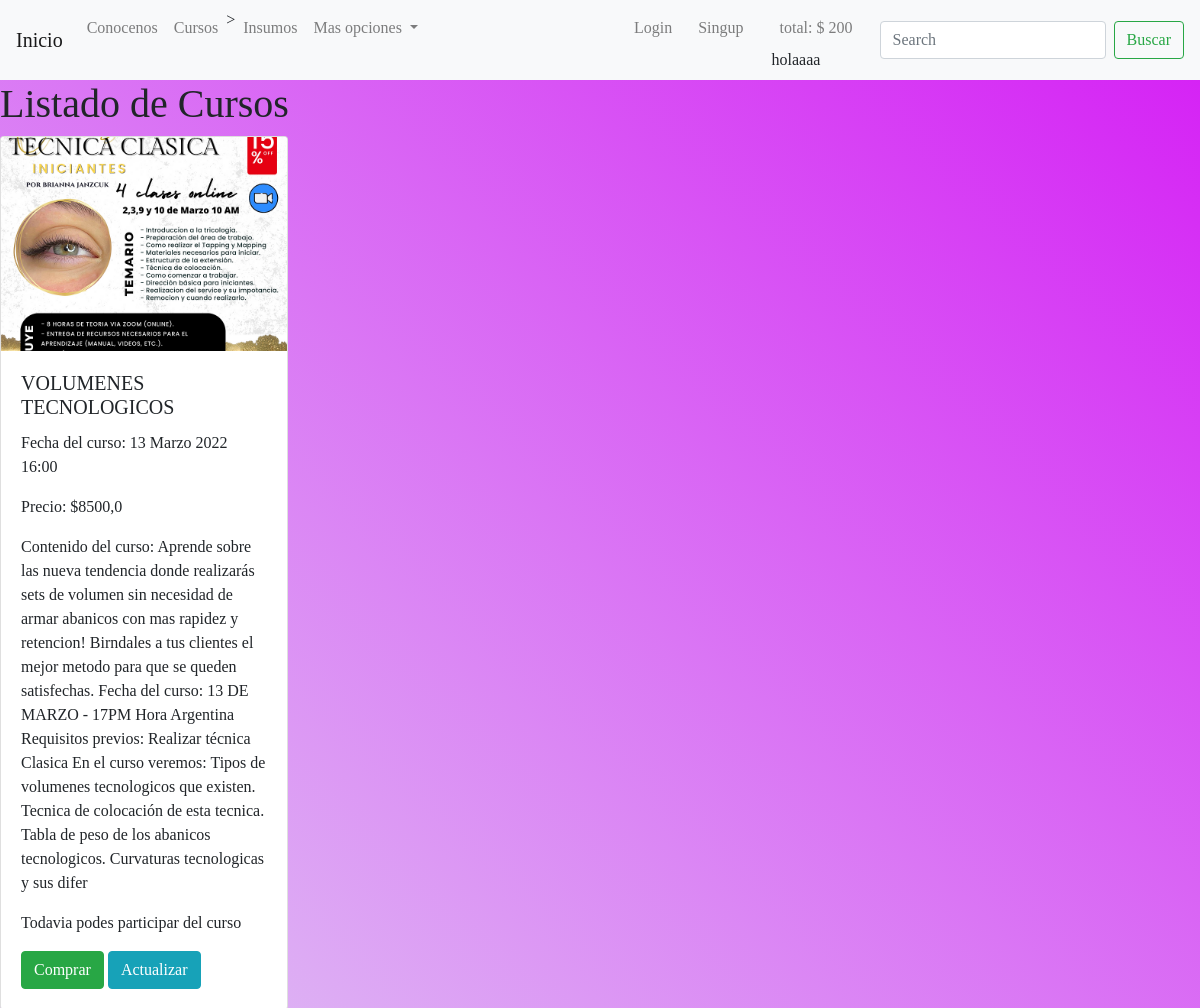
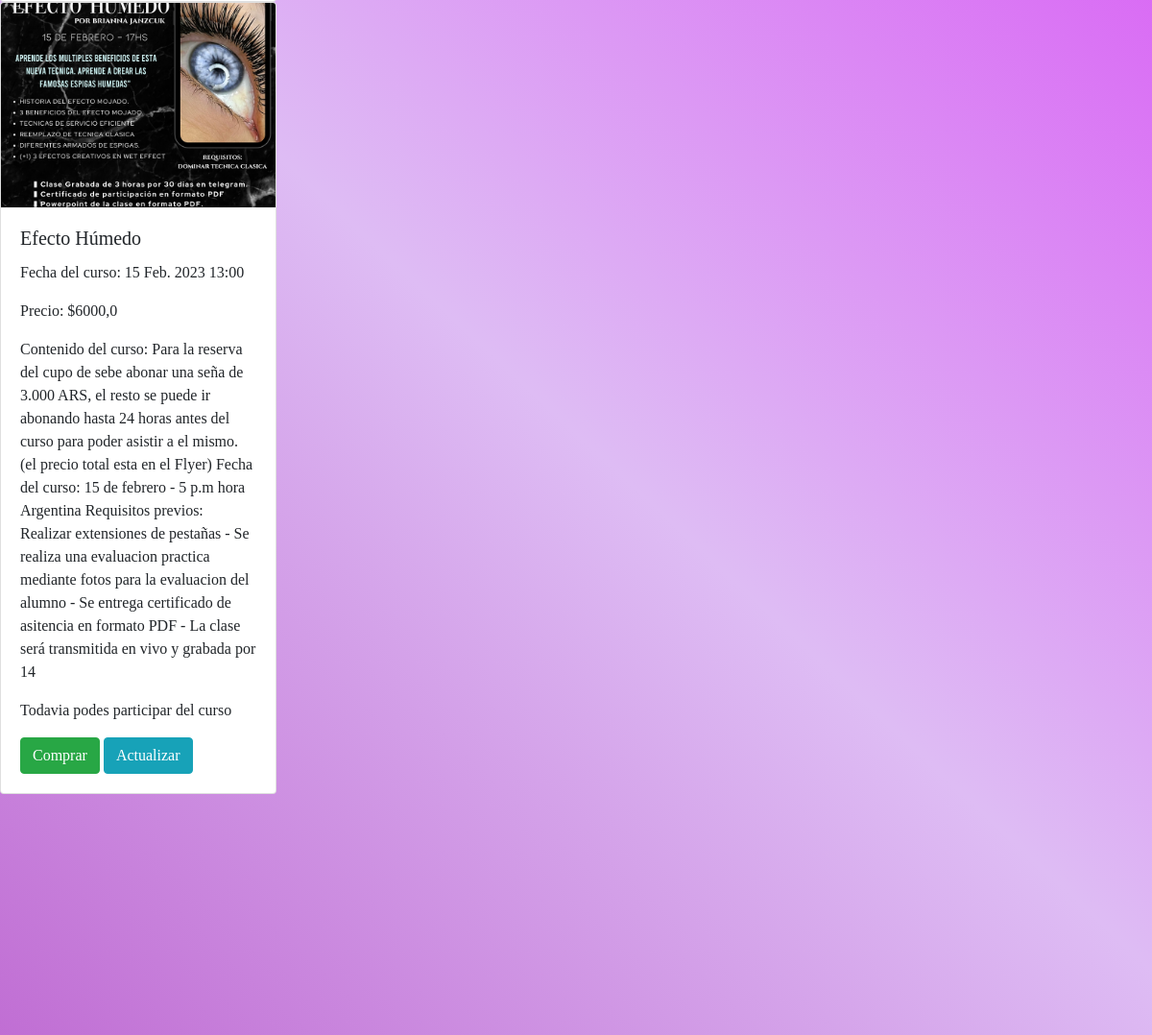
The page /workshops/list-workshops/ (upper part) on the database as committed earlier (2 pictures, top to bottom).
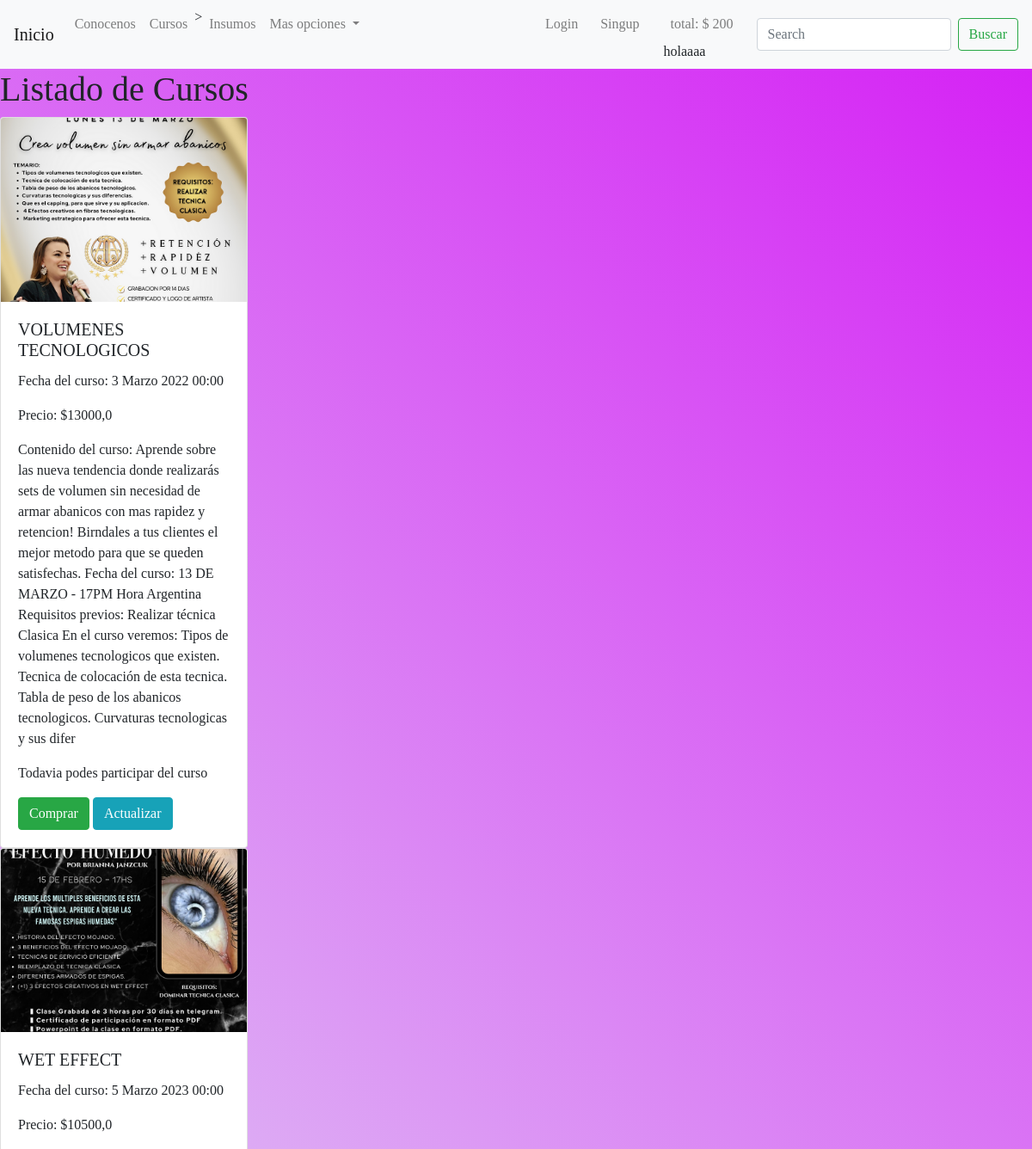
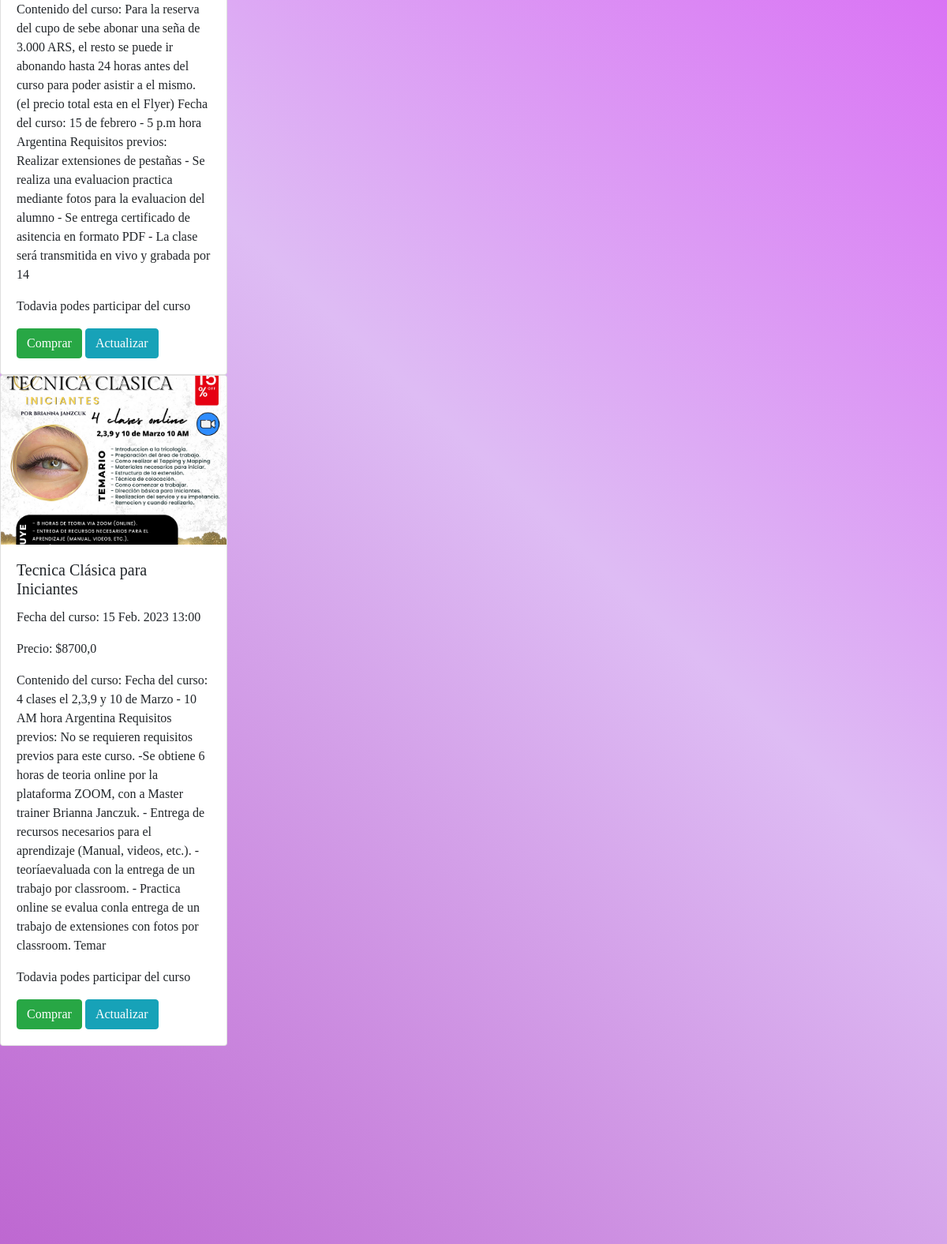
The same page on the database as committed later (2 pictures, top to bottom).
### workshops/models.py (models this page shows, shortened)
class Workshops(models.Model):
    name = models.CharField(max_length=100)
    date = models.DateTimeField()
    current = models.BooleanField()
    price = models.FloatField()
    workshop_image = models.ImageField(upload_to= 'workshops_images',blank=True, null=True)
    description = models.CharField(max_length=500)

### workshops/views.py (the view)
# urls.py: path('list-workshops/', list_workshops),
def list_workshops(request):
    if 'search' in request.GET:
        search = request.GET['search']
        workshops = Workshops.objects.filter(name__incontains=search)
    else:
        workshops = Workshops.objects.all()
        context = {
            'workshops':workshops,
        }
        return render(request,'workshops/list_workshops.html', context=context)

### shoppingcart/context_processor.py (called while the page is built)
def total_trolley(request):
    total=200
    if 'trolley' in request.session:
        for key,value in request.session['trolley'].items():
            total= total +(float(value['price'])* value['amount'])
    return{'total_trolley': total}

### templates/workshops/list_workshops.html (shortened to what this page needs)
{% extends 'base.html' %}
{% block content %}
    <h1> Listado de Cursos</h1>
                {% for workshop in workshops %}
                <div class="card" style="width: 18rem;" >
                    <img src= {{workshop.workshop_image.url}} class="card-img-top">
                    <div class="card-body">
                    <h5 class="card-title">{{workshop.name}}</h5>
                    <p class="card-text">Fecha del curso: {{workshop.date}}</p>
                    <p class="card-text">Precio: ${{workshop.price}}</p>
                    <p class="card-text">Contenido del curso: {{workshop.description}}</p>
                    {% if workshop.current == True %}
                        <p>Todavia podes participar del curso</p>
                    {% else %}
                        <p>El curso expiro, proximamente habra nuevas fechas</p>
                    {% endif %}
                    <a href="#" class="btn btn-success">Comprar</a>
                    <a href="/workshops/update-workshops/{{workshop.id}}/" class="btn btn-info">Actualizar</a>
                    </div>
                </div>
                 {% endfor %}
{% endblock %}

### templates/base.html (shortened to what this page needs)
<!DOCTYPE html>
<html lang="en">
<head>
    <link rel="stylesheet" href="https://cdn.jsdelivr.net/npm/bootstrap@4.6.2/dist/css/bootstrap.min.css"
>
</head>
<body>
    <header>
        <nav class="navbar navbar-expand-lg navbar-light bg-light" >
            <a class="navbar-brand" href="/">Inicio</a>
            <div class="collapse navbar-collapse" id="navbarScroll">
                <ul class="navbar-nav mr-auto my-2 my-lg-0 navbar-nav-scroll" style="max-height: 150px;">
                    <li class="nav-item">
                    <a class="nav-link" href='/about/'> Conocenos</a>
                    </li>
                    <li class="nav-item">
                    <a class="nav-link" href="/workshops/list-workshops/">Cursos</a>
                    </li>>
                    <li class="nav-item">
                        <a class="nav-link" href="/supplies/list-supplies/">Insumos</a>
                    </li>
                    <li class="nav-item dropdown">
                        <a class="nav-link dropdown-toggle" href="#" role="button" data-toggle="dropdown" aria-expanded="false">
                            Mas opciones
                        </a>
                    <li class="nav-item" style="margin-right: 200px;">
                    {% if request.user.is_authenticated %}
                        <li class="nav-item">
                            <a class="nav-link" href="/users/logout/">Logout</a>
                        </li>
                        <li class="nav-item dropdown">
                            <a class="nav-link dropdown-toggle" href="/users/update/" role="button" data-toggle="dropdown" aria-expanded="false">
                                {{request.user.username}}
                            </a>
                            <ul class="dropdown-menu">
                                <li><a class="dropdown-item" href="http://127.0.0.1:8000/users/update/"> Actualizar Usuario</a></li>
                                <li><a class="dropdown-item" href="http://127.0.0.1:8000/users/update/profile/">Actualizar Perfil</a></li>
                                <li><a class="dropdown-item" href="/orders/list-orders/">Ordenes</a></li>
                            </ul>
                        </li>
                       {% if request.user.profile.profile_picture.url != '' %}
                            <img src="{{ request.user.profile.profile_picture.url}}" alt="profile_picture" width="50px" height="50px" style="margin-right: 20px;">
                            <style>
                            *{
                                border-radius: 16px
                            }
                            </style>
                        {% endif %}
                    {% else %}
                    <li class="nav-item" style="margin-right: 10px;">
                        <a class="nav-link" href="/users/login/">Login</a>
                    </li>
                    <li class="nav-item"style="margin-right: 20px;">
                        <a class="nav-link" href="/users/singup/">Singup</a>
                    </li>
                    {% endif %}
                   <li class="nav-item" style="margin-right: 10px;">
                            <a class="nav-link" href="/shoppingcart/shop/">total: $ {{total_trolley}}</a>
                        {% include 'shoppingcart/widget.html'%}
                    </li>
                </ul>
                <form class="form-inline my-2 my-lg-0" action="/supplies/list-supplies/" method="GET">
                    <input class="form-control mr-sm-2" type="search" placeholder="Search" aria-label="Search" name="search">
                    <button class="btn btn-outline-success my-2 my-sm-0" type="submit">Buscar</button>
                </form>
            </div>
        </nav>
        </header>
    {% block content %}
    {% endblock %}
</body>
</html>

### templates/shoppingcart/widget.html
holaaaa

### templates/base.html (style rules this page uses)
* { box-sizing: border-box; padding: 0; margin: 0; }
body { font-family: 'Playfair Display', serif; display: grid; background-color: #491bd4; background-image: linear-gradient(43deg, #b34bc5 0%, #debcf4 46%, #d51df5 100%); align-content: center; min-height: 100vh; }
body { background-color: rgb(90, 33, 98); }

Rows that differ between the two databases and show on the page:
removed Workshops: workshop_image (picture), name "Efecto Húmedo", date "15 Feb. 2023 13:00", price "6000,0", description "Para la reserva del cupo de sebe abonar una seña de 3.000 ARS, el resto se puede ir abonando hasta 24 horas antes del curso para poder asistir a el mismo. (el precio total esta en el Flyer) Fecha del curso: 15 de febrero - 5 p.m hora Argentina Requisitos previos: Realizar extensiones de pestañas - Se realiza una evaluacion practica mediante fotos para la evaluacion del alumno - Se entrega certificado de asitencia en formato PDF - La clase será transmitida en vivo y grabada por 14", current "Todavia podes participar del curso"
changed Workshops "VOLUMENES TECNOLOGICOS": workshop_image: a different picture; date "13 Marzo 2022 16:00" → "3 Marzo 2022 00:00"; price "8500,0" → "13000,0"
added Workshops: workshop_image (picture), name "WET EFFECT", date "5 Marzo 2023 00:00", price "10500,0", description "Para la reserva del cupo de sebe abonar una seña de 3.000 ARS, el resto se puede ir abonando hasta 24 horas antes del curso para poder asistir a el mismo. (el precio total esta en el Flyer) Fecha del curso: 15 de febrero - 5 p.m hora Argentina Requisitos previos: Realizar extensiones de pestañas - Se realiza una evaluacion practica mediante fotos para la evaluacion del alumno - Se entrega certificado de asitencia en formato PDF - La clase será transmitida en vivo y grabada por 14", current "Todavia podes participar del curso"
added Workshops: workshop_image (picture), name "Tecnica Clásica para Iniciantes", date "15 Feb. 2023 13:00", price "8700,0", description "Fecha del curso: 4 clases el 2,3,9 y 10 de Marzo - 10 AM hora Argentina Requisitos previos: No se requieren requisitos previos para este curso. -Se obtiene 6 horas de teoria online por la plataforma ZOOM, con a Master trainer Brianna Janczuk. - Entrega de recursos necesarios para el aprendizaje (Manual, videos, etc.). - teoríaevaluada con la entrega de un trabajo por classroom. - Practica online se evalua conla entrega de un trabajo de extensiones con fotos por classroom. Temar", current "Todavia podes participar del curso"
